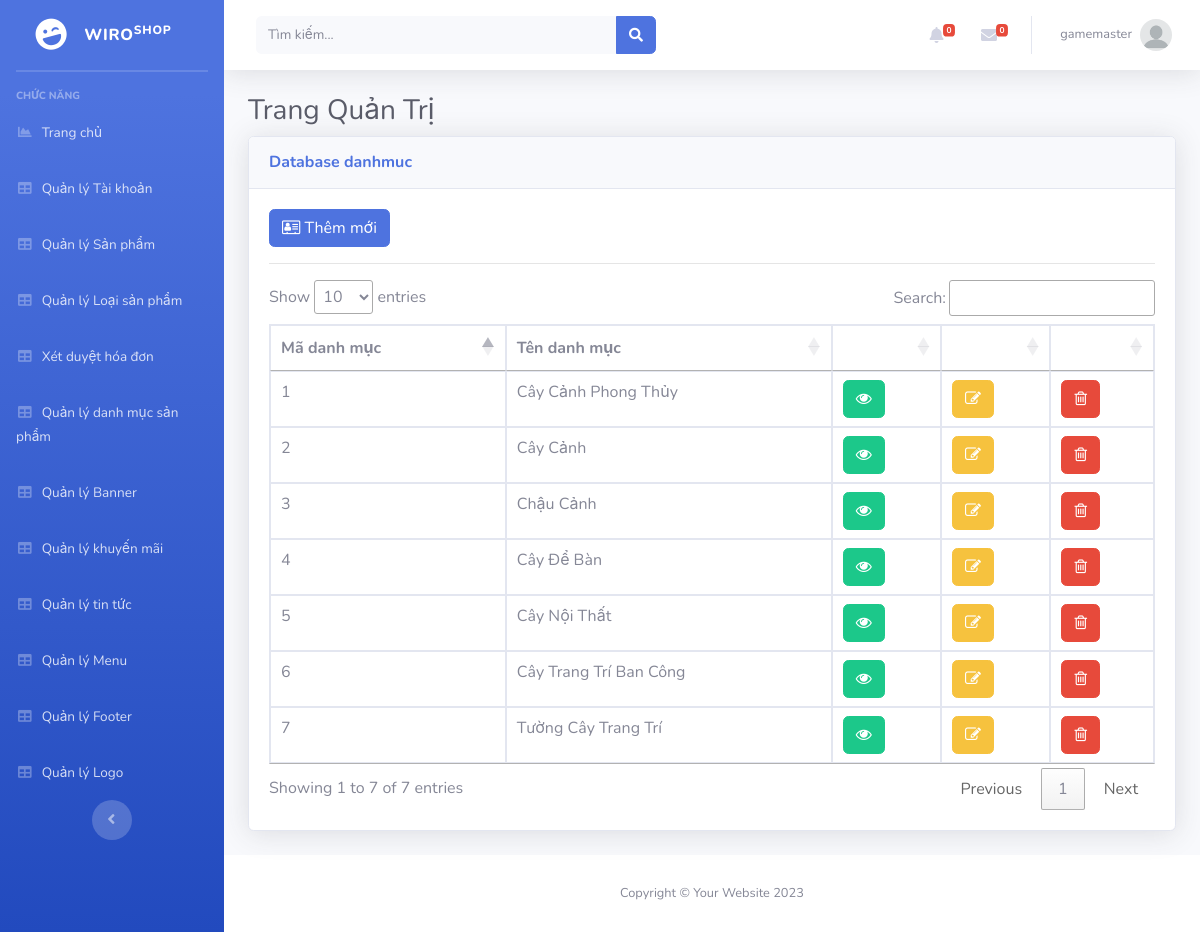
The app's page /Admin/index.php?mod=danhmuc (signed in) with its own data.
### tables this page shows
CREATE TABLE `danhmuc` (
  `MaDM` int(11) NOT NULL,
  `TenDM` varchar(255) DEFAULT NULL,
  `IconDM` varchar(30) NOT NULL
);

### Admin/MVC/controllers/DanhmucController.php (called while the page is built, shortened)
<?php
class DanhmucController
{
	var $danhmuc_model;
	function __construct()
	{
		$this->danhmuc_model = new Danhmuc();
	}
	public function list()
	{
		$data = $this->danhmuc_model->All();
		require_once("MVC/Views/Admin/index.php");
	}
}

### Admin/MVC/Models/connection.php (called while the page is built, shortened)
<?php
    class Connection{
        function __construct()
        {
            $severname ="localhost";
            $username ="root";
            $password ="";
            $db_name ="senda";
            $this->conn = new mysqli($severname,$username,$password,$db_name);
        }
    }
?>

### Admin/MVC/Models/model.php (called while the page is built, shortened)
<?php
require_once("connection.php");
class Model
{
    var $table;
    var $contens;
    function __construct()
    {
        $conn_obj = new Connection();
        $this->conn = $conn_obj->conn;
    }
    function All()
    {
        $query = "select * from $this->table ORDER BY $this->contens DESC ";
        require("result.php");
        return $data;
    }
}

### Admin/MVC/Models/result.php (called while the page is built)
<?php
$result = $this->conn->query($query);
$data = array();
while ($row = $result->fetch_assoc()) {
    $data[] = $row;
}
?>

### Admin/MVC/Views/danhmuc/list.php (the view, shortened to what this page needs)
<?php if (isset($_SESSION['isLogin_Admin']) && $_SESSION['isLogin_Admin'] == true) { ?>
<a href="?mod=danhmuc&act=add" type="button" class="btn btn-primary"><i class="fa fa-address-card-o" aria-hidden="true"></i>&nbsp;Thêm mới</a>
<?php } ?>
<hr>
<table class="table table-bordered" id="dataTable" width="100%" cellspacing="0">
  <thead>
    <tr>
      <th scope="col">Mã danh mục</th>
      <th scope="col">Tên danh mục</th>
      <th scope="col"></th>
      <th scope="col"></th>
      <th scope="col"></th>
    </tr>
  </thead>
  <tbody>
    <?php foreach ($data as $row) { ?>
      <tr>
        <td><?= $row['MaDM'] ?></td>
        <td><?= $row['TenDM'] ?></td>
        <td>
          <a href="?mod=danhmuc&act=detail&id=<?= $row['MaDM'] ?>" class="btn btn-success"><i class="fa fa-eye" aria-hidden="true"></i></a>
        </td>
        <td>
          <?php if (isset($_SESSION['isLogin_Admin']) && $_SESSION['isLogin_Admin'] == true) { ?>
          <a href="?mod=danhmuc&act=edit&id=<?= $row['MaDM'] ?>" class="btn btn-warning"><i class="fa fa-pencil-square-o" aria-hidden="true"></i></a>
          <?php }?>
        </td>
        <td>
          <?php if (isset($_SESSION['isLogin_Admin']) && $_SESSION['isLogin_Admin'] == true) { ?>
          <a href="?mod=danhmuc&act=delete&id=<?= $row['MaDM'] ?>" onclick="return confirm('Bạn có thật sự muốn xóa ?');" type="button" class="btn btn-danger"><i class="fa fa-trash-o" aria-hidden="true"></i></a>
          <?php }?>
        </td>
      </tr>
    <?php } ?>
</table>

### records on screen
danhmuc: MaDM "7", TenDM "Tường Cây Trang Trí"
danhmuc: MaDM "6", TenDM "Cây Trang Trí Ban Công"
danhmuc: MaDM "5", TenDM "Cây Nội Thất"
danhmuc: MaDM "4", TenDM "Cây Để Bàn"
danhmuc: MaDM "3", TenDM "Chậu Cảnh"
danhmuc: MaDM "2", TenDM "Cây Cảnh"
danhmuc: MaDM "1", TenDM "Cây Cảnh Phong Thủy"

### other values on screen
$_SESSION['login']['TaiKhoan'] "gamemaster"
$mod "danhmuc"
